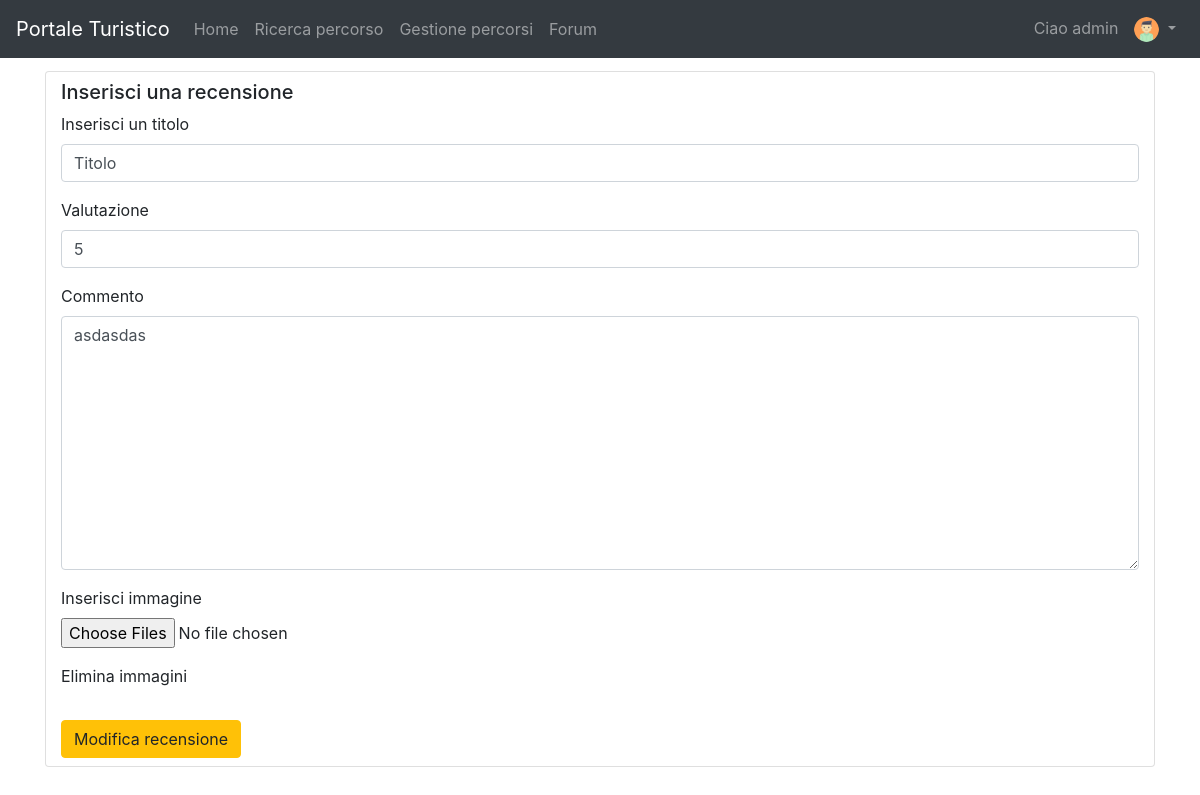
Screenshot of /path/edit_review/1-1/ (signed in) with the database file from the repository.
### pathManagement/models.py (models this page shows, shortened)
class Review(models.Model):
    class Meta:
        unique_together = (('path', 'user'),)
    path = models.ForeignKey(Path, on_delete=models.CASCADE)
    user = models.ForeignKey(Profile, on_delete=models.CASCADE)
    valuation = models.PositiveIntegerField(validators=[MinValueValidator(1), MaxValueValidator(5)])
    title = models.CharField(blank=False, max_length=255)
    comment = models.TextField(blank=True, max_length=1000)
    created_at = models.DateTimeField(auto_now_add=True)

### pathManagement/views.py (the view, shortened to what this page needs)
# urls.py: path('edit_review/<int:pk1>-<int:pk2>/', EditPathReview.as_view(), name='editReview'),
class EditPathReview(UpdateView):
    model = Review
    template_name = 'editPathReview.html'
    form_class = EditPathReviewForm
    def get_object(self, queryset=None):
        return return_review(self.kwargs.get('pk2'), self.kwargs.get('pk1'))
    def get_context_data(self, **kwargs):
        context = super(EditPathReview, self).get_context_data()
        review = return_review(self.kwargs.get('pk2'), self.kwargs.get('pk1'))
        image = ListPhoto.objects.filter(review=review)
        context['image'] = image
        context['pk_user'] = self.kwargs.get('pk1')
        context['pk_path'] = self.kwargs.get('pk2')
        return context
    '''
    def form_valid(self, form):
        response = super(EditPathReview, self).form_valid(form)
        messages.success(self.request, "Informazioni modificate correttamente")
        return response
    '''

### pathManagement/forms.py
class EditPathReviewForm(ModelForm):
    image = forms.ImageField(required=False, label='Inserisci immagine', widget=forms.ClearableFileInput(attrs={'multiple': True}))
    class Meta:
        model = Review
        fields = ['title', 'valuation', 'comment']
        labels = {
            'comment': _('Commento'),
            'valuation': _('Valutazione'),
            'title': _('Inserisci un titolo'),
        }

### pathManagement/views.py (called while the page is built)
def return_review(pk_path, pk_user):
    path = Path.objects.filter(id=pk_path).last()
    user = User.objects.filter(pk=pk_user).last()
    profile = Profile.objects.filter(user=user).last()
    return Review.objects.filter(user=profile, path=path).last()

### pathManagement/templates/editPathReview.html (shortened to what this page needs)
{% extends 'base.html' %}
{% load crispy_forms_tags %}
{% block slideshow %}
    <div class="container py-3">
        <div class="card py-2">
            <div class="col-md-12">
                <h5>Inserisci una recensione</h5>
                <form action="" method="post" enctype="multipart/form-data">{% csrf_token %}
                    {{ form.title|as_crispy_field }}
                    {{ form.valuation|as_crispy_field }}
                    {{ form.comment|as_crispy_field }}
                    {{ form.image|as_crispy_field }}
                    <p>Elimina immagini</p>
                    <button class="btn btn-warning btn-rounded z-depth-0" type="submit">
                        Modifica recensione
                    </button>
                </form>
            </div>
        </div>
    </div>
{% endblock %}

### templates/base.html (shortened to what this page needs)
{% load static %}
<!doctype html>
<html lang="en">
<head>
    <link rel="stylesheet" href="https://stackpath.bootstrapcdn.com/bootstrap/4.5.0/css/bootstrap.min.css"
>
    <link rel="stylesheet" href="https://cdnjs.cloudflare.com/ajax/libs/font-awesome/4.7.0/css/font-awesome.min.css">
    <link rel="stylesheet" href="https://unpkg.com/bootstrap-table@1.16.0/dist/bootstrap-table.min.css">
    <link rel="stylesheet" href="{% static 'css/style.css' %}">
</head>
<body>
<header>
    <nav class="navbar navbar-expand-md navbar-dark fixed-top bg-dark">
        <a class="navbar-brand" href="{% url 'homepage' %}">Portale Turistico</a>
        <div class="collapse navbar-collapse" id="navbarNav">
            <ul class="navbar-nav">
                <li class="nav-item">
                    <a class="nav-link" href="{% url 'homepage' %}">Home <span class="sr-only">(current)</span></a>
                </li>
                <li class="nav-item">
                    <a class="nav-link" href="{% url 'searchPath' %}">Ricerca percorso</a>
                </li>
                {% if request.user.is_staff %}
                    <li class="nav-item">
                        <a class="nav-link" href="{% url 'showPath' %}">Gestione percorsi</a>
                    </li>
                {% endif %}
                <li class="nav-item">
                    <a class="nav-link" href="{% url 'mainPageCategory' %}">Forum</a>
                </li>
            </ul>
            {% if not user.is_authenticated %}
                <ul class="navbar-nav ml-auto">
                    <li class="nav-item">
                        <a class="nav-link" href="{% url 'login' %}">Accedi</a>
                    </li>
                    <li class="nav-item">
                        <a class="nav-link" href="{% url 'registration' %}">Registrati</a>
                    </li>
                </ul>
            {% else %}
                <ul class="navbar-nav ml-auto">
                    <li class="nav-link">Ciao {{ user.username }} </li>
                    <li class="nav-item dropdown">
                        <a class="nav-link dropdown-toggle" href="#" id="navbarDropdown" role="button"
                           data-toggle="dropdown" aria-haspopup="true" aria-expanded="false">
                            <img class="rounded-circle" width="25" height="25" src="{{ user.profile.avatar.url }}">
                        </a>
                    </li>
                </ul>
            {% endif %}
        </div>
    </nav>
    {% block slideshow %}{% endblock %}
</header>
</body>
</html>

### static/css/style.css (style rules this page uses)
body { padding-top: 55px; height: 100%; position: relative; }
html, header, .view { height: 100%; }

### rows the page displays
Review: title "Titolo", valuation "5", comment "asdasdas"

### other values shown
{{ user.username }} "admin"
